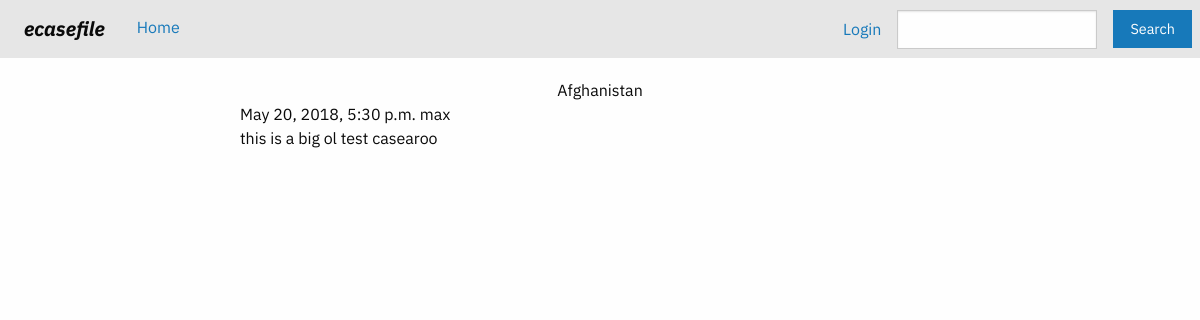
Page /case/1/ on the committed database.
### cases/models.py (models this page shows, shortened)
class Case(models.Model):
	title = models.CharField(max_length=100)
	time_posted = models.DateTimeField(auto_now=False, auto_now_add=True)
	text = models.CharField(max_length=4000)
	author = models.ForeignKey(User, on_delete=models.CASCADE)
	description = models.CharField(max_length=100)
	description = ""
	objects = CaseManager()

### cases/views.py (the view)
# urls.py: path('case/<int:case_id>/', views.case, name='case'),
def case(request, case_id):
	specific_case = Case.objects.get(pk=case_id)
	can_edit = check_ownership(request, case_id)
	context = {
	'specific_case': specific_case,
	'can_edit': can_edit,
	}
	return render(request, 'cases/case.html', context)

### cases/permissions.py (called while the page is built)
def check_ownership(request, case_id):
	unverified_case = Case.objects.get(pk=case_id)
	unverified_username = request.user.username
	if str(unverified_case.author) == str(unverified_username):
		return True
	else:
		return False

### cases/templates/cases/case.html (shortened to what this page needs)
{% extends 'cases/base.html' %}
{% block content %}
	<div id="individual-case-view">
	<div id='title'>
		{{ specific_case.title }}
	</div>
	<div id='info'>
		{{ specific_case.time_posted }}
		{{ specific_case.author }}
	</div>
	<div id='text'>
		{{ specific_case.text|safe }}
	</div>
</div>
{% endblock %}

### cases/static/cases/style.css (style rules this page uses)
#individual-case-view { width: 60%; padding-top: 10px; margin: auto; }
#title { width: 30%; margin: auto; padding-top: 10px; text-align: center; }
div { font-family: 'IBM Plex Sans', sans-serif; }
body { font-family: 'IBM Plex Sans', sans-serif; }

### rows in the picture
Case: title "Afghanistan", time_posted "May 20, 2018, 5:30 p.m.", author "max", text "this is a big ol test casearoo"
